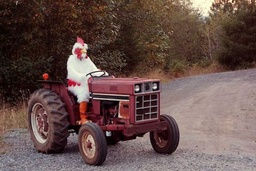
#> input picture ResizeImageWithInterpolation/chickenTractor.jpg, 256 x 171 px, shrunk from 495 x 330 before the run
$ python ScalarResizing.py
#> lines starting #> are read from the running program, lines starting #| are printed output that depends on the picture
#> further down, image is the input picture: shape (171, 256, 3); mean B, G, R 74.4, 78.5, 101.3
import cv2 #to read the image
import numpy as np #for the numpy array methods
import math


def resize(img, scalar):
#> called with scalar = 3
    originalHeight = image.shape[0]
#> originalHeight = 171
    originalWidth = image.shape[1]
#> originalWidth = 256
    newHeight = originalHeight*scalar
#> newHeight = 513
    newWidth = originalWidth*scalar
#> newWidth = 768
    sizedImg = np.zeros([newHeight, newWidth, 3])

    widthFactor = originalWidth/(scalar*originalWidth)
#> widthFactor = 0.333
    hieghtFactor = originalHeight/(scalar*originalHeight)
#> hieghtFactor = 0.333

    for i in range(newHeight):
        for j in range(newWidth) :
            x = j * widthFactor
            y = i * hieghtFactor

            height = img.shape[0]
            width = img.shape[1]

            x1 = max(min(math.floor(x), width-1), 0)
            y1 = max(min(math.floor(y), width-1), 0)

            one = image[y1,x1]
            two = image[y1,x1]
            three = image[y1,x1]
            four = image[y1,x1]

            dx = x - x1
            dy = y - y1

            newPixel = one * (1- dx) * (1-dy)
            newPixel = newPixel + two * dy * (1-dx)
            newPixel = newPixel + three * dx * (1 -dy)
            newPixel = newPixel + four * dx * dy

            sizedImg[i, j] = newPixel
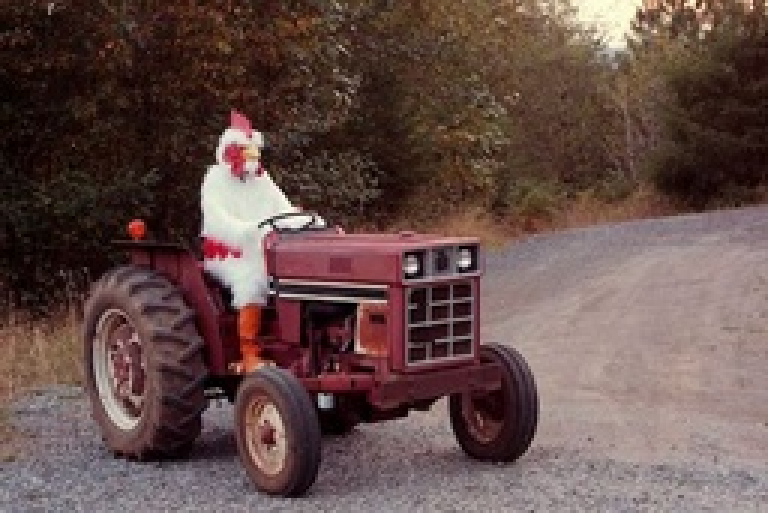
#> sizedImg: shape (513, 768, 3) float64; mean B, G, R 74.4, 78.5, 101.3; drawn with min black and max white
    return sizedImg


image = cv2.imread('chickenTractor.jpg')

resizedImage = resize(image, 3)
cv2.imwrite('Chickenk3.jpg', resizedImage)
print("Complete")
cv2.destroyAllWindows()
